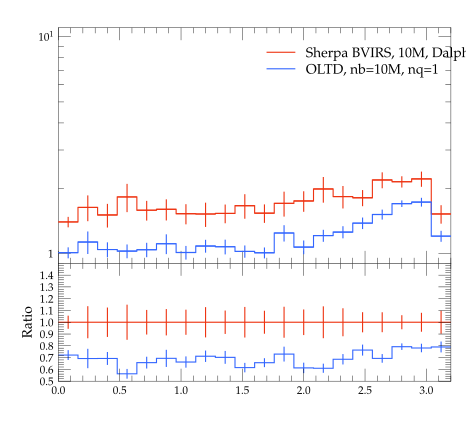

This chart was generated by the following Python code:
#! /usr/bin/env python

# This Python script was auto-generated using YODA v2.0.0.
# Analysis object: /evtb/inc_tjg_dphi
# Timestamp: 15-04-2024 (14:39:54)

import matplotlib as mpl
import matplotlib.pyplot as plt
mpl.use('Agg') # comment out for interactive use
import os
import numpy as np

plotDir = os.path.split(os.path.realpath(__file__))[0]
if 'YODA_USER_PLOT_PATH' in globals():
    plot_outdir = globals()['YODA_USER_PLOT_PATH']
else:
    plot_outdir = plotDir

#plot style
plt.style.use(os.path.join(plotDir, '../default.mplstyle'))
# plot metadata
figW, figH = plt.rcParams['figure.figsize']
ax_xLabel = r''
ax_yLabel = r''
ax_title  = r''
ax_xScale = 'linear'
ax_yScale = 'log'
xLims = (0.0, 3.2)
yLims = (0.9, 11.0)

# TeX-friendly labels for the legend
labels = [ r"Sherpa BVIRS, 10M, Dalpha=0.01", r"OLTD, nb=10M, nq=1" ]

# Create figure and axis objects
fig, (ax, ratio0_ax) = plt.subplots(2, 1, sharex=True,
                  figsize=(figW,figH), gridspec_kw={'height_ratios': (2, 1)})
ratio0_ax.yaxis.set_major_locator(mpl.ticker.MultipleLocator(0.1))
ratio0_ax.set_ylim(0.5, 1.4999)
ratio0_ax.set_ylabel('Ratio')

# LineColor map: curve index -> color
linecolors = {0: '#EE3311', 1: '#3366FF'}
# the numerical data is stored in a separate file
dataf = dict()
prefix = os.path.split(__file__)[0]
if prefix:    prefix = prefix + '/'
exec(open(prefix+'inc_tjg_dphi__data.py').read(), dataf)


legend_handles = [] # keep track of handles for the legend

# style options for curves
# starts at zorder>=5 to draw curve on top of legend
styles = {
  'curve0': {
    'color' : linecolors[0],
    'linestyle' : '-',
    'marker' : 'o',
    'zorder' : 5,
    'histstyle' : True,
  },
  'curve1': {
    'color' : linecolors[1],
    'linestyle' : '-',
    'marker' : 'o',
    'zorder' : 6,
    'histstyle' : True,
  },
}
# curve from input yoda files in main panel
for label in dataf['yvals'].keys():
    if all(np.isnan(v) for v in dataf['yvals'][label]):
        continue
    tmp = None
    if styles[label]['histstyle']: # draw as histogram
        tmp, = ax.plot(dataf['xedges'], dataf['yedges'][label],
                       color=styles[label]['color'],
                       linestyle=styles[label]['linestyle'],
                       drawstyle='steps-pre', solid_joinstyle='miter',
                       zorder=styles[label]['zorder'], label=label)
        ax.errorbar(dataf['xpoints'], dataf['yvals'][label], color=styles[label]['color'],
                    xerr=dataf['xerrs'], yerr=[dataf['ydowns'][label], dataf['yups'][label]],
                    linestyle='none', zorder=styles[label]['zorder'])
    else: # draw as scatter
        tmp = ax.errorbar(dataf['xpoints'], dataf['yvals'][label],
                          xerr=dataf['xerrs'],
                          yerr=[ dataf['ydowns'][label],
                          dataf['yups'][label] ],
                          fmt=styles[label]['marker'],
                          ecolor=styles[label]['color'],
                          color=styles[label]['color'], zorder=2)
        tmp[-1][0].set_linestyle(styles[label]['linestyle'])
    legend_handles += [tmp]
    for varLabel in dataf['variation_yvals'].keys():
        if varLabel.startswith(label):
            tmp, = ax.plot(dataf['xedges'], dataf['variation_yvals'][varLabel],
                           color=styles[label]['color'],
                           linestyle=styles[label]['linestyle'],
                           drawstyle='steps-pre', solid_joinstyle='miter',
                           zorder=styles[label]['zorder'], alpha=0.5)


# plots on ratio panel
# curve from input yoda files in ratio panel
for label, yvals in dataf['ratio0_yvals'].items():
    if all(np.isnan(v) for v in yvals):
        continue
    if styles[label]['histstyle']: # plot as histogram
        ratio0_ax.plot(dataf['xedges'], yvals,
                       color=styles[label]['color'],
                       linestyle=styles[label]['linestyle'],
                       drawstyle='steps-pre', zorder=1,
                       solid_joinstyle='miter')
        ratio0_ax.vlines(dataf['xpoints'],
                         dataf['ratio0_ymin'][label],
                         dataf['ratio0_ymax'][label],
                         color=styles[label]['color'], zorder=1)
    else: # plot as scatter
        tmp = ratio0_ax.errorbar(dataf['xpoints'],
                                 yvals, xerr=dataf['xerrs'],
                                 yerr=dataf['ratio0_yerrs'][label],
                                 fmt=styles[label]['marker'],
                                 ecolor=styles[label]['color'],
                                 color=styles[label]['color'])
        tmp[-1][0].set_linestyle(styles[label]['linestyle'])

    for varlabel in dataf['ratio0_variation_vals'].keys():
        if varlabel.startswith(label):
            ratio0_ax.plot(dataf['xedges'],
                            dataf['ratio0_variation_vals'][varlabel],
                            color=styles[label]['color'],
                            linestyle=styles[label]['linestyle'],
                            drawstyle='steps-pre', solid_joinstyle='miter',
                            zorder=1, alpha=0.5)

legend_pos = (0.5, 0.97)
ax.legend(legend_handles, labels, loc='upper left', bbox_to_anchor=legend_pos)

# set plot metadata as defined above
ratio0_ax.set_xlabel(ax_xLabel)
ratio0_ax.xaxis.set_label_coords(1., -.15)
ax.set_ylabel(ax_yLabel, loc='top')
ax.set_title(ax_title, loc='left')
ax.set_xscale(ax_xScale)
ax.set_yscale(ax_yScale)
ax.set_xlim(xLims)
ax.set_ylim(yLims)

# tick formatting
plt.rcParams['xtick.top'] = True
plt.rcParams['ytick.right'] = True
ax.yaxis.set_major_locator(mpl.ticker.LogLocator(base=10.0, numticks=np.inf))
ax.yaxis.set_minor_locator(mpl.ticker.LogLocator(
                           base=10.0, subs=np.arange(0.1, 1, 0.1), numticks=np.inf))
fig.align_ylabels((ax, ratio0_ax))
plt.savefig(os.path.join(plot_outdir, 'inc_tjg_dphi.pdf'), format='PDF')
plt.savefig(os.path.join(plot_outdir, 'inc_tjg_dphi.png'), format='PNG')

plt.close(fig)
